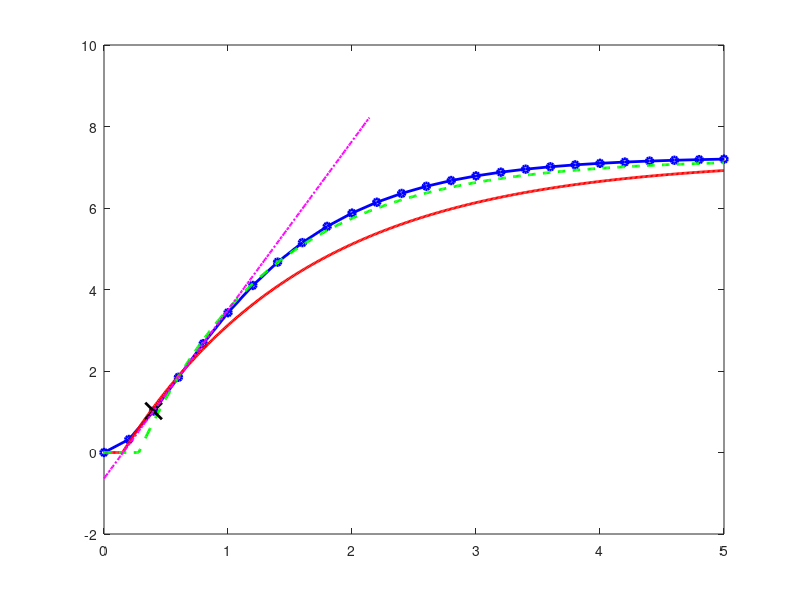

Source code (MATLAB): (Note: this script raises an error after producing the figure.)
%% LABORATOR NR. 1 - Sarcina 1 - SETUL 3
%% Identificare prin metoda tangentei SI metoda Cohen-Coon
%% Setul 3: Proces de ordin superior

clear; clc; close all;

%% DATE EXPERIMENTALE - Setul 3
t3 = [0, 0.2000, 0.4000, 0.6000, 0.8000, 1.0000, 1.2000, 1.4000, 1.6000, 1.8000, ...
      2.0000, 2.2000, 2.4000, 2.6000, 2.8000, 3.0000, 3.2000, 3.4000, 3.6000, 3.8000, ...
      4.0000, 4.2000, 4.4000, 4.6000, 4.8000, 5.0000];
y3 = [0, 0.3196, 1.0179, 1.8455, 2.6711, 3.4310, 4.0994, 4.6710, 5.1508, 5.5485, ...
      5.8750, 6.1413, 6.3576, 6.5326, 6.6739, 6.7876, 6.8791, 6.9527, 7.0117, 7.0590, ...
      7.0970, 7.1274, 7.1518, 7.1714, 7.1870, 7.1996];

m0 = 0; mst = 1;

y0_3 = y3(1);
yst_3 = y3(end);
fprintf('=== SETUL 3: Proces de ordin superior ===\n');
fprintf('y0 = %.4f,  yst = %.4f\n', y0_3, yst_3);

% Constanta de proportionalitate
K_IT3 = (yst_3 - y0_3) / (mst - m0);
fprintf('K_IT = %.4f\n', K_IT3);

%% =========================================================
%% METODA TANGENTEI - Punct de inflexiune
%% =========================================================
fprintf('\n--- METODA TANGENTEI ---\n');

% Calculam derivata pentru a gasi punctul de inflexiune
dy3 = diff(y3) ./ diff(t3);
[max_slope3, idx_slope3] = max(dy3);
t_inf3 = t3(idx_slope3);
y_inf3 = y3(idx_slope3);
fprintf('Punct de inflexiune: t_inf = %.4f s, y_inf = %.4f\n', t_inf3, y_inf3);
fprintf('Panta tangentei in punctul de inflexiune: %.4f\n', max_slope3);

% Tangenta in punctul de inflexiune: y = y_inf + slope*(t - t_inf)
% Intersectia cu y=0: t_Tm3 = t_inf - y_inf/slope  => Timp mort
Tm3_tang = t_inf3 - y_inf3 / max_slope3;
fprintf('Timp mort (metoda tangentei) Tm3 = %.4f s\n', Tm3_tang);

% Intersectia cu y=yst: t_T3+Tm3 = t_inf + (yst - y_inf)/slope
T3_tang = (yst_3 - y_inf3) / max_slope3;
fprintf('Constanta de timp T3 (metoda tangentei) = %.4f s\n', T3_tang);

% Model tangenta
sys3_tang = tf(K_IT3, [T3_tang 1]);
t_sim = 0:0.01:5;
y3_tang_nodelay = step(sys3_tang, t_sim);
% Aplicam timp mort
y3_tang_sim = zeros(size(t_sim));
delay_idx = round(Tm3_tang / 0.01);
if delay_idx >= 1 && delay_idx < length(y3_tang_sim)
    y3_tang_sim(delay_idx+1:end) = y3_tang_nodelay(1:end-delay_idx);
end

fprintf('Functia de transfer (metoda tangentei):\n');
fprintf('H_IT3_tang(s) = %.4f / (1 + %.4f*s) * exp(-%.4f*s)\n', K_IT3, T3_tang, Tm3_tang);

%% =========================================================
%% METODA COHEN-COON
%% =========================================================
fprintf('\n--- METODA COHEN-COON ---\n');

% Determinam t28 si t632 (timpii la 0.28*yst si 0.632*yst)
y28_val = 0.28 * yst_3;
y632_val = 0.632 * yst_3;
fprintf('0.28*yst = %.4f,  0.632*yst = %.4f\n', y28_val, y632_val);

% Interpolam t28
t28 = interp1(y3, t3, y28_val);
fprintf('t28 = %.4f s\n', t28);

% Interpolam t632
t632 = interp1(y3, t3, y632_val);
fprintf('t632 = %.4f s\n', t632);

% Relatii Cohen-Coon (ec. 1.17, 1.18, 1.19)
T_cc = 1.5 * (t632 - t28);          % (1.17) constanta de timp
Tm_cc = 1.5 * (t28 - (1/3)*t632);   % (1.18) timp mort
alpha_cc = T_cc / Tm_cc;             % (1.19) parametru acordare
fprintf('T (Cohen-Coon) = %.4f s\n', T_cc);
fprintf('Tm (Cohen-Coon) = %.4f s\n', Tm_cc);
fprintf('alpha = T/Tm = %.4f\n', alpha_cc);

% Model Cohen-Coon
sys3_cc = tf(K_IT3, [T_cc 1]);
y3_cc_nodelay = step(sys3_cc, t_sim);
y3_cc_sim = zeros(size(t_sim));
delay_idx_cc = round(Tm_cc / 0.01);
if delay_idx_cc >= 1 && delay_idx_cc < length(y3_cc_sim)
    y3_cc_sim(delay_idx_cc+1:end) = y3_cc_nodelay(1:end-delay_idx_cc);
end

fprintf('Functia de transfer (Cohen-Coon):\n');
fprintf('H_IT3_cc(s) = %.4f / (1 + %.4f*s) * exp(-%.4f*s)\n', K_IT3, T_cc, Tm_cc);

%% =========================================================
%% PLOT - Comparatie cele 3 raspunsuri pe acelasi grafic
%% =========================================================
figure(3);
plot(t3, y3, 'bo-', 'LineWidth', 2, 'MarkerSize', 5, 'DisplayName', 'Raspuns experimental');
hold on;
plot(t_sim, y3_tang_sim, 'r-', 'LineWidth', 2, ...
    'DisplayName', sprintf('Metoda tangentei: K=%.3f, T=%.3f, Tm=%.3f', K_IT3, T3_tang, Tm3_tang));
plot(t_sim, y3_cc_sim, 'g--', 'LineWidth', 2, ...
    'DisplayName', sprintf('Cohen-Coon: K=%.3f, T=%.3f, Tm=%.3f', K_IT3, T_cc, Tm_cc));

% Marcam punctul de inflexiune
plot(t_inf3, y_inf3, 'kx', 'MarkerSize', 12, 'LineWidth', 2, 'DisplayName', 'Punct de inflexiune');

% Tangenta in punctul de inflexiune
t_tang_range = max(0, Tm3_tang - 0.2) : 0.01 : min(5, Tm3_tang + T3_tang + 0.5);
y_tang_line = y_inf3 + max_slope3 * (t_tang_range - t_inf3);
plot(t_tang_range, y_tang_line, 'm-.', 'LineWidth', 1.5, 'DisplayName', 'Tangenta (metoda tang.)');

% Marcam t28, t632
yline(y28_val, ':k', 'LineWidth', 1);
yline(y632_val, ':k', 'LineWidth', 1);
xline(t28, ':b', 'LineWidth', 1);
xline(t632, ':b', 'LineWidth', 1);
text(t28+0.05, 0.2, sprintf('t_{28}=%.2fs', t28), 'FontSize', 9, 'Color', 'b');
text(t632+0.05, 0.2, sprintf('t_{632}=%.2fs', t632), 'FontSize', 9, 'Color', 'b');
yline(yst_3, 'k--', 'LineWidth', 1, 'DisplayName', sprintf('yst = %.4f', yst_3));

grid on;
xlabel('Timp [s]');
ylabel('y, m');
title('Setul 3 - Comparatie: Experimental, Metoda Tangentei, Cohen-Coon');
legend('Location', 'southeast');
xlim([0 5]);
ylim([-0.2 yst_3 * 1.15]);

%% =========================================================
%% SUMAR REZULTATE
%% =========================================================
fprintf('\n========== SUMAR SETUL 3 ==========\n');
fprintf('Metoda Tangentei:\n');
fprintf('  H(s) = %.4f / (1 + %.4f*s) * exp(-%.4f*s)\n', K_IT3, T3_tang, Tm3_tang);
fprintf('Cohen-Coon:\n');
fprintf('  H(s) = %.4f / (1 + %.4f*s) * exp(-%.4f*s)\n', K_IT3, T_cc, Tm_cc);
fprintf('  alpha = %.4f\n', alpha_cc);
